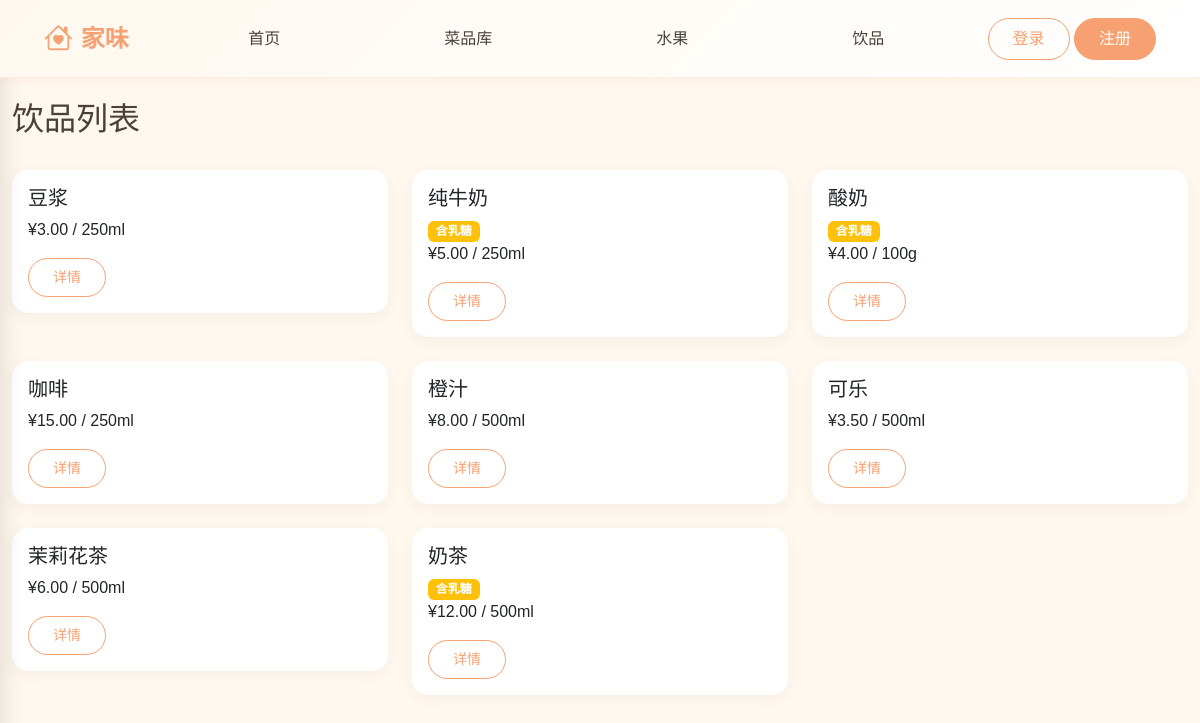
The app's page /drinks/ with its own data.
### core/models.py (models this page shows, shortened)
class Drink(models.Model):
    id = models.AutoField(primary_key=True)
    name = models.CharField(max_length=50, unique=True, verbose_name='饮品名称')
    spec = models.CharField(max_length=30, blank=True, null=True, verbose_name='规格')
    price = models.DecimalField(max_digits=6, decimal_places=2, verbose_name='单品售价')
    is_lactose = models.BooleanField(default=False, verbose_name='是否含乳糖')
    class Meta:
        db_table = 'drink'
        verbose_name = '饮品'
        verbose_name_plural = '饮品'

### core/views.py (the view)
# urls.py: path('drinks/', views.drink_list, name='drink_list'),
def drink_list(request):
    drinks = Drink.objects.all()
    drinks_with_lactose = []
    for drink in drinks:
        has_lactose = False
        if request.user.is_authenticated:
            has_lactose = check_drink_has_lactose(drink, request.user)
        drinks_with_lactose.append({
            'drink': drink,
            'has_lactose': has_lactose
        })
    return render(request, 'drink_list.html', {
        'drinks': drinks_with_lactose
    })

### templates/drink_list.html (shortened to what this page needs)
{% extends 'base.html' %}
{% block content %}
<div class="d-flex justify-content-between align-items-center mb-4">
    <h2>饮品列表</h2>
</div>
<div class="row">
    {% for item in drinks %}
    <div class="col-md-4 col-sm-6 mb-4">
        <div class="card">
            <div class="card-body">
                <h5 class="card-title">{{ item.drink.name }}</h5>
                {% if item.drink.is_lactose %}
                <span class="badge bg-warning">含乳糖</span>
                {% endif %}
                <p class="card-text">¥{{ item.drink.price }} / {{ item.drink.spec }}</p>
                <div class="d-flex gap-2">
                    <a href="{% url 'drink_detail' item.drink.id %}" class="btn btn-outline-primary btn-sm">详情</a>
                </div>
            </div>
        </div>
    </div>
    {% empty %}
    <p class="text-muted">暂无饮品</p>
    {% endfor %}
</div>
{% endblock %}

### templates/base.html (style rules this page uses)
:root { --primary-color: #F7A072; --bg-color: #FFF8EF; --green-color: #94B49F; --danger-color: #E07272; --text-color: #4A403A; --text-light: #88807A; }
body { font-family: "Microsoft YaHei", "PingFang SC", "Source Han Sans SC", sans-serif; background-color: var(--bg-color); color: var(--text-color); margin: 0; padding: 0; min-height: 100vh; }
.btn-outline-primary { border-color: var(--primary-color); color: var(--primary-color); border-radius: 25px; padding: 0.5rem 1.5rem; font-weight: 500; transition: all 0.3s ease; }
.card { background: white; border-radius: 16px; border: none; box-shadow: 0 4px 15px rgba(74, 64, 58, 0.05); overflow: hidden; transition: all 0.3s ease; }

### records on screen
Drink: drink.name "豆浆", drink.price "3.00", drink.spec "250ml"
Drink: drink.name "纯牛奶", is_lactose "含乳糖", drink.price "5.00", drink.spec "250ml"
Drink: drink.name "酸奶", is_lactose "含乳糖", drink.price "4.00", drink.spec "100g"
Drink: drink.name "咖啡", drink.price "15.00", drink.spec "250ml"
Drink: drink.name "橙汁", drink.price "8.00", drink.spec "500ml"
Drink: drink.name "可乐", drink.price "3.50", drink.spec "500ml"
Drink: drink.name "茉莉花茶", drink.price "6.00", drink.spec "500ml"
Drink: drink.name "奶茶", is_lactose "含乳糖", drink.price "12.00", drink.spec "500ml"
